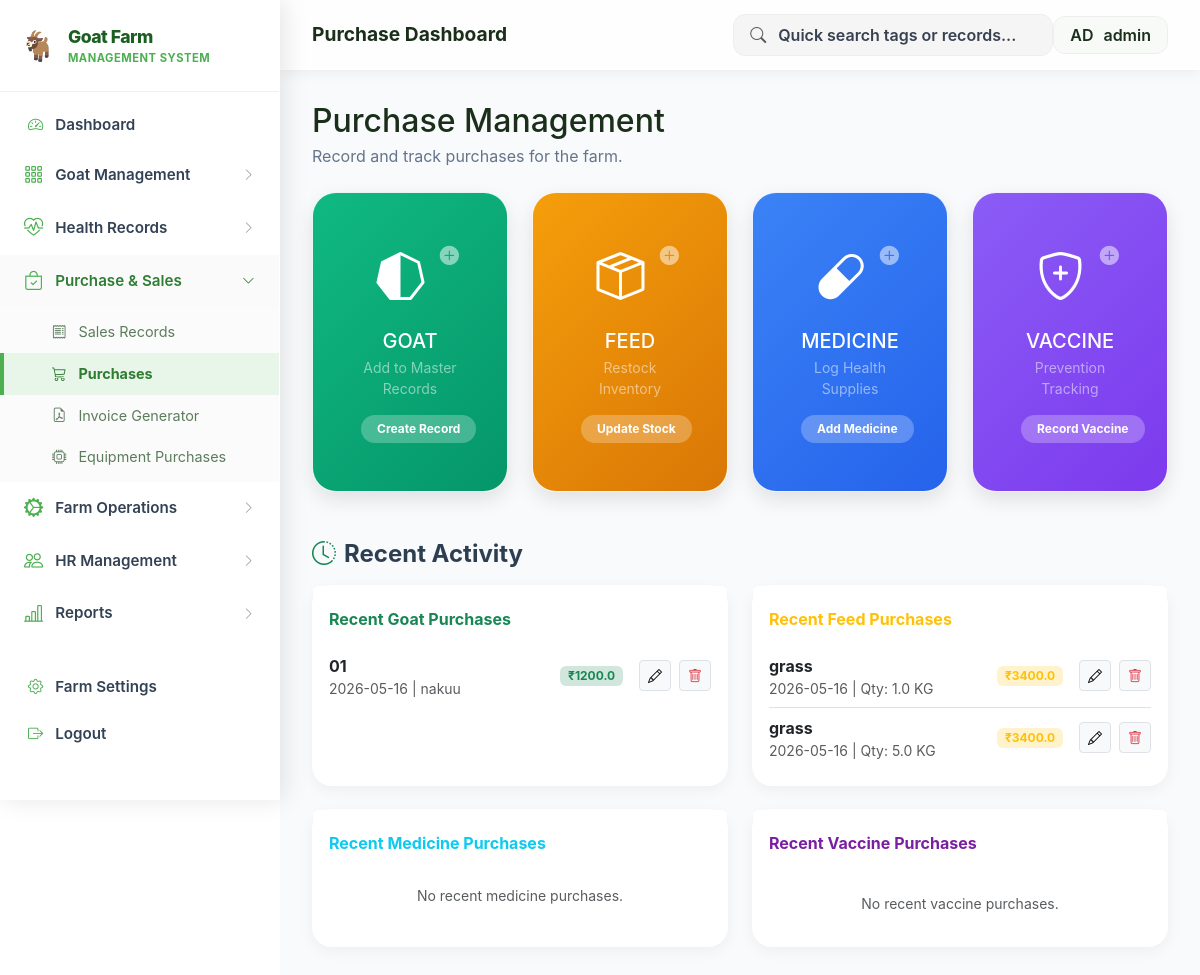
The page /purchases (signed in) on the database as committed earlier.
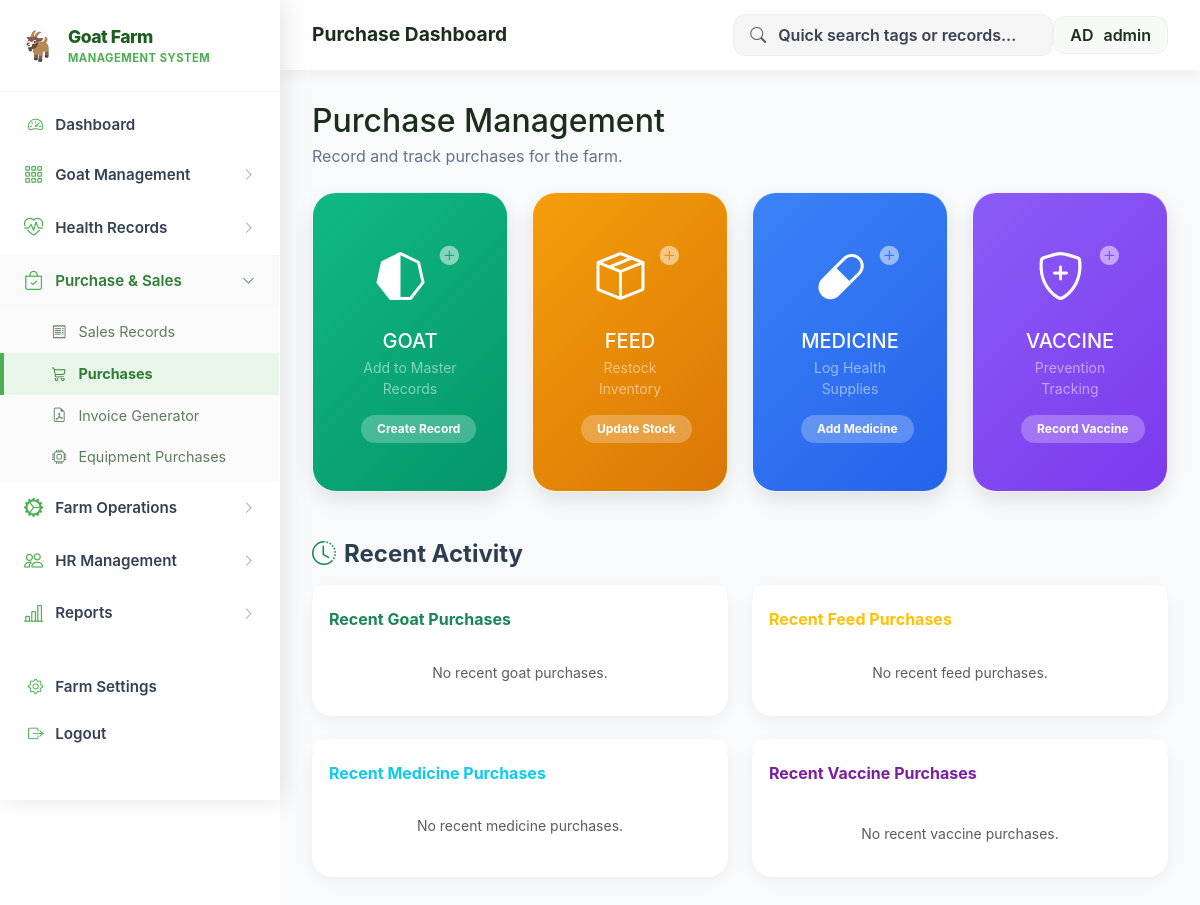
The same page on the database as committed later.
### tables this page shows
CREATE TABLE purchases (
                id INTEGER PRIMARY KEY AUTOINCREMENT,
                seller_name TEXT NOT NULL,
                invoice_details TEXT,
                purchase_date DATE NOT NULL,
                tag_id TEXT NOT NULL,
                price REAL NOT NULL
            );

CREATE TABLE feed_purchases (
                id INTEGER PRIMARY KEY AUTOINCREMENT,
                feed_name TEXT NOT NULL,
                quantity REAL NOT NULL,
                unit TEXT,
                cost REAL NOT NULL,
                purchase_date DATE NOT NULL,
                supplier TEXT
            );

### Project_goatfarm.py (the view)
@app.route('/purchases')
def purchases():
    db = get_db()
    recent_goats = db.execute('SELECT * FROM purchases ORDER BY purchase_date DESC LIMIT 5').fetchall()
    recent_feed = db.execute('SELECT * FROM feed_purchases ORDER BY purchase_date DESC LIMIT 5').fetchall()
    recent_meds = db.execute('SELECT * FROM medicine_purchases ORDER BY purchase_date DESC LIMIT 5').fetchall()
    recent_vacs = db.execute('SELECT * FROM vaccine_purchases ORDER BY purchase_date DESC LIMIT 5').fetchall()
    return render_template('purchases.html', goats=recent_goats, feed=recent_feed, meds=recent_meds, vacs=recent_vacs)

### Project_goatfarm.py (called while the page is built)
def get_db():
    conn = sqlite3.connect(DB_FILE)
    conn.row_factory = sqlite3.Row
    return conn

@app.before_request
def require_login():
    allowed_routes = ['login', 'static', 'register', 'verify_otp', 'goats', 'goat_detail']
    if request.endpoint not in allowed_routes and 'user_id' not in session:
        return redirect(url_for('login'))

### templates/purchases.html (shortened to what the changed rows need)
{% extends 'layout.html' %}
{% block content %}
<div class="page-header mb-4 d-flex justify-content-between align-items-center">
    <div>
        <h2 class="fw-800 text-dark mb-1">Purchase Management</h2>
    </div>
</div>
<div class="row g-4">
    <div class="col-md-6">
        <div class="card border-0 h-100">
            <div class="card-body">
                {% if goats %}
                <ul class="list-group list-group-flush">
                    {% for g in goats %}
                    <li class="list-group-item d-flex justify-content-between align-items-center px-0">
                        <div>
                            <span class="fw-bold">{{ g.tag_id }}</span>
                            <div class="small text-muted">{{ g.purchase_date }} | {{ g.seller_name }}</div>
                        </div>
                        <div class="d-flex align-items-center gap-2">
                            <span class="badge bg-success-subtle text-success me-2">₹{{ g.price }}</span>
                            <a href="{{ url_for('purchase_edit', id=g.id) }}" class="btn btn-sm btn-light border" title="Edit"><i class="bi bi-pencil"></i></a>
                            <form action="{{ url_for('purchase_delete', id=g.id) }}" method="POST" class="d-inline m-0" onsubmit="return confirm('Delete this purchase?');">
                                <button type="submit" class="btn btn-sm btn-light border text-danger" title="Delete"><i class="bi bi-trash"></i></button>
                            </form>
                        </div>
                    </li>
                    {% endfor %}
                </ul>
                {% else %}
                <div class="text-muted small text-center py-3">No recent goat purchases.</div>
                {% endif %}
            </div>
        </div>
    </div>
    <div class="col-md-6">
        <div class="card border-0 h-100">
            <div class="card-body">
                {% if feed %}
                <ul class="list-group list-group-flush">
                    {% for f in feed %}
                    <li class="list-group-item d-flex justify-content-between align-items-center px-0">
                        <div>
                            <span class="fw-bold">{{ f.feed_name }}</span>
                            <div class="small text-muted">{{ f.purchase_date }} | Qty: {{ f.quantity }} {{ f.unit }}</div>
                        </div>
                        <div class="d-flex align-items-center gap-2">
                            <span class="badge bg-warning-subtle text-warning me-2">₹{{ f.cost }}</span>
                            <a href="{{ url_for('feed_purchase_edit', id=f.id) }}" class="btn btn-sm btn-light border" title="Edit"><i class="bi bi-pencil"></i></a>
                            <form action="{{ url_for('feed_purchase_delete', id=f.id) }}" method="POST" class="d-inline m-0" onsubmit="return confirm('Delete this feed purchase?');">
                                <button type="submit" class="btn btn-sm btn-light border text-danger" title="Delete"><i class="bi bi-trash"></i></button>
                            </form>
                        </div>
                    </li>
                    {% endfor %}
                </ul>
                {% else %}
                <div class="text-muted small text-center py-3">No recent feed purchases.</div>
                {% endif %}
            </div>
        </div>
    </div>
</div>
{% endblock %}

Rows that differ between the two databases and show on the page:
removed purchases: tag_id "01", purchase_date "2026-05-16", seller_name "nakuu", price "1200.0"
removed feed_purchases: feed_name "grass", purchase_date "2026-05-16", quantity "1.0", unit "KG", cost "3400.0"
removed feed_purchases: feed_name "grass", purchase_date "2026-05-16", quantity "5.0", unit "KG", cost "3400.0"
Other text that changed with them:
text now shown: "No recent goat purchases. No recent feed purchases."
